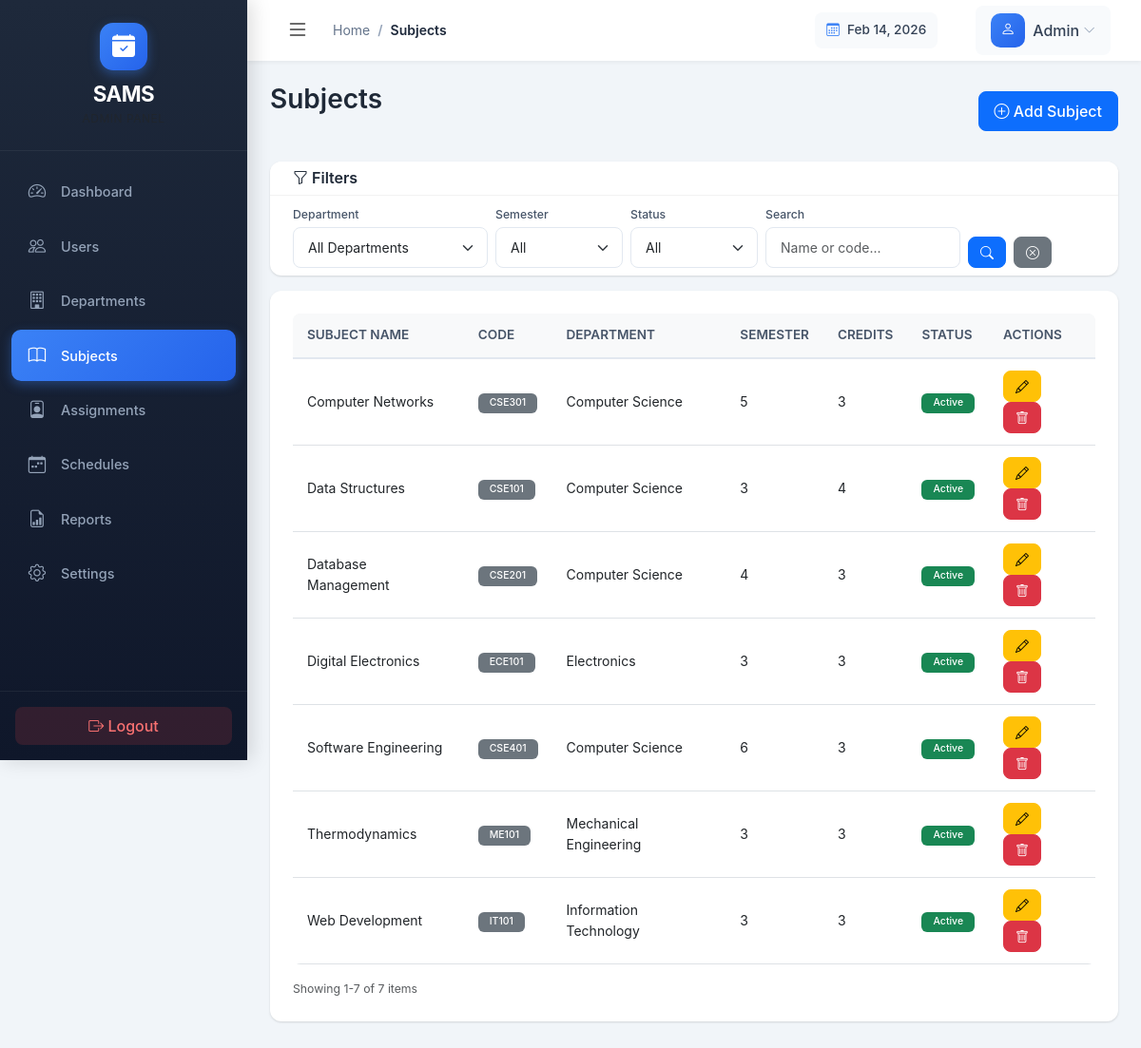
Page /admin/subjects.php (signed in) on the committed database.
### tables this page shows
CREATE TABLE subjects (
    id INT PRIMARY KEY AUTO_INCREMENT,
    name VARCHAR(100) NOT NULL,
    code VARCHAR(20) UNIQUE NOT NULL,
    department_id INT NOT NULL,
    credits INT DEFAULT 3,
    semester INT,
    description TEXT,
    is_active BOOLEAN DEFAULT TRUE,
    created_at TIMESTAMP DEFAULT CURRENT_TIMESTAMP,
    updated_at TIMESTAMP DEFAULT CURRENT_TIMESTAMP ON UPDATE CURRENT_TIMESTAMP,
    FOREIGN KEY (department_id) REFERENCES departments(id) ON DELETE CASCADE,
    INDEX idx_department (department_id),
    INDEX idx_code (code),
    INDEX idx_semester (semester),
    INDEX idx_active (is_active)
);

CREATE TABLE departments (
    id INT PRIMARY KEY AUTO_INCREMENT,
    name VARCHAR(100) NOT NULL,
    code VARCHAR(20) UNIQUE NOT NULL,
    description TEXT,
    hod_id INT,
    is_active BOOLEAN DEFAULT TRUE,
    created_at TIMESTAMP DEFAULT CURRENT_TIMESTAMP,
    updated_at TIMESTAMP DEFAULT CURRENT_TIMESTAMP ON UPDATE CURRENT_TIMESTAMP,
    FOREIGN KEY (hod_id) REFERENCES users(id) ON DELETE SET NULL,
    INDEX idx_code (code),
    INDEX idx_active (is_active)
);

### public/admin/subjects.php (the view, shortened to what this page needs)
<?php
$database = new Database();
$db = $database->getConnection();
$subjects = [];
if ($db) {
    try {
        $stmt = $db->query("SELECT s.*, d.name as department_name
                           FROM subjects s
                           LEFT JOIN departments d ON s.department_id = d.id
                           ORDER BY s.name");
        $subjects = $stmt->fetchAll();
    } catch (Exception $e) {
        error_log($e->getMessage());
    }
}
$pageTitle = 'Subjects';
?>
<!DOCTYPE html>
<html lang="en">
<head>
    <link href="https://cdn.jsdelivr.net/npm/bootstrap@5.3.0/dist/css/bootstrap.min.css" rel="stylesheet">
    <link rel="stylesheet" href="https://cdn.jsdelivr.net/npm/bootstrap-icons@1.11.0/font/bootstrap-icons.css">
    <link rel="stylesheet" href="../assets/css/admin.css">
</head>
<body>
    <?php include '../includes/sidebar.php'; ?>
    <div class="main-content">
        <?php include '../includes/navbar.php'; ?>
        <div id="alertContainer" class="position-fixed top-0 end-0 p-3" style="z-index: 1050;"></div>
        <div class="content-wrapper">
            <div class="d-flex justify-content-between align-items-center mb-4">
                <h2>Subjects</h2>
                <button class="btn btn-primary" data-bs-toggle="modal" data-bs-target="#addSubjectModal">
                    <i class="bi bi-plus-circle"></i> Add Subject
                </button>
            </div>
            <div class="card mb-3">
                <div class="card-header py-2">
                    <h6 class="mb-0"><i class="bi bi-funnel"></i> Filters</h6>
                </div>
                <div class="card-body py-2">
                    <div class="row g-2 align-items-end">
                        <div class="col-md-3">
                            <label class="form-label small mb-1">Department</label>
                            <select class="form-select form-select-sm" id="filterDepartment">
                                <option value="">All Departments</option>
                            </select>
                        </div>
                        <div class="col-md-2">
                            <label class="form-label small mb-1">Semester</label>
                            <select class="form-select form-select-sm" id="filterSemester">
                                <option value="">All</option>
                            </select>
                        </div>
                        <div class="col-md-2">
                            <label class="form-label small mb-1">Status</label>
                            <select class="form-select form-select-sm" id="filterStatus">
                                <option value="">All</option>
                            </select>
                        </div>
                        <div class="col-md-3">
                            <label class="form-label small mb-1">Search</label>
                            <input type="text" class="form-control form-control-sm" id="searchInput" placeholder="Name or code...">
                        </div>
                        <div class="col-md-2">
                            <button class="btn btn-sm btn-primary me-1" onclick="applyFilters()"><i class="bi bi-search"></i></button>
                            <button class="btn btn-sm btn-secondary" onclick="resetFilters()"><i class="bi bi-x-circle"></i></button>
                        </div>
                    </div>
                </div>
            </div>
            <div class="card">
                <div class="card-body">
                    <div class="table-responsive">
                        <table class="table table-hover">
                            <thead class="table-light">
                                <tr>
                                    <th>Subject Name</th>
                                    <th>Code</th>
                                    <th>Department</th>
                                    <th>Semester</th>
                                    <th>Credits</th>
                                    <th>Status</th>
                                    <th>Actions</th>
                                </tr>
                            </thead>
                            <tbody>
                                <?php if(empty($subjects)): ?>
                                <tr>
                                    <td colspan="7" class="text-center text-muted py-4">No subjects found</td>
                                </tr>
                                <?php else: foreach($subjects as $subject): ?>
                                <tr>
                                    <td><?php echo htmlspecialchars($subject['name']); ?></td>
                                    <td><span class="badge bg-secondary"><?php echo htmlspecialchars($subject['code']); ?></span></td>
                                    <td><?php echo htmlspecialchars($subject['department_name'] ?? '-'); ?></td>
                                    <td><?php echo htmlspecialchars($subject['semester'] ?? '-'); ?></td>
                                    <td><?php echo htmlspecialchars($subject['credits'] ?? '-'); ?></td>
                                    <td>
                                        <?php echo $subject['is_active'] ? '<span class="badge bg-success">Active</span>' : '<span class="badge bg-danger">Inactive</span>'; ?>
                                    </td>
                                    <td>
                                        <button class="btn btn-sm btn-warning" onclick="editSubject(<?php echo $subject['id']; ?>)" title="Edit"><i class="bi bi-pencil"></i></button>
                                        <button class="btn btn-sm btn-danger" onclick="deleteSubject(<?php echo $subject['id']; ?>)" title="Delete"><i class="bi bi-trash"></i></button>
                                    </td>
                                </tr>
                                <?php endforeach; endif; ?>
                            </tbody>
                        </table>
                    </div>
                    <div class="d-flex justify-content-between align-items-center mt-3">
                        <div class="text-muted small">
                            Showing <span id="showingStart">1</span>-<span id="showingEnd">10</span> of <span id="totalItems"><?php echo count($subjects); ?></span> items
                        </div>
                    </div>
                </div>
            </div>
        </div>
    </div>
</body>
</html>

### public/includes/sidebar.php
<?php
$currentPage = basename($_SERVER['PHP_SELF']);
$menuItems = [
    ['page' => 'index.php', 'icon' => 'bi-speedometer2', 'label' => 'Dashboard', 'tooltip' => 'Dashboard'],
    ['page' => 'users.php', 'icon' => 'bi-people', 'label' => 'Users', 'tooltip' => 'Users'],
    ['page' => 'departments.php', 'icon' => 'bi-building', 'label' => 'Departments', 'tooltip' => 'Departments'],
    ['page' => 'subjects.php', 'icon' => 'bi-book', 'label' => 'Subjects', 'tooltip' => 'Subjects'],
    ['page' => 'teacher-assignments.php', 'icon' => 'bi-person-badge', 'label' => 'Assignments', 'tooltip' => 'Teacher Assignments'],
    ['page' => 'schedules.php', 'icon' => 'bi-calendar-week', 'label' => 'Schedules', 'tooltip' => 'Schedules'],
    ['page' => 'reports.php', 'icon' => 'bi-file-earmark-bar-graph', 'label' => 'Reports', 'tooltip' => 'Reports'],
    ['page' => 'settings.php', 'icon' => 'bi-gear', 'label' => 'Settings', 'tooltip' => 'Settings'],
];
?>
<div class="sidebar" id="sidebar">
    <div class="sidebar-header">
        <div class="sidebar-logo">
            <i class="bi bi-calendar-check-fill"></i>
        </div>
        <h4>SAMS</h4>
        <p class="text-muted small mb-0">Admin Panel</p>
    </div>
    <ul class="nav flex-column">
        <?php foreach ($menuItems as $item): ?>
        <li class="nav-item">
            <a class="nav-link <?php echo $currentPage === $item['page'] ? 'active' : ''; ?>"
               href="<?php echo $item['page']; ?>"
               data-tooltip="<?php echo $item['tooltip']; ?>">
                <i class="bi <?php echo $item['icon']; ?>"></i>
                <span><?php echo $item['label']; ?></span>
            </a>
        </li>
        <?php endforeach; ?>
    </ul>
    <div class="sidebar-footer">
        <a href="#" onclick="logout(); return false;" class="btn btn-logout w-100">
            <i class="bi bi-box-arrow-right"></i> <span>Logout</span>
        </a>
    </div>
</div>

### public/includes/navbar.php (shortened to what this page needs)
<?php
$pageTitle = $pageTitle ?? 'Dashboard';
?>
<nav class="navbar navbar-expand-lg">
    <div class="container-fluid">
        <div class="d-flex align-items-center">
            <button class="btn btn-toggle-sidebar" id="sidebarToggle" title="Toggle Sidebar">
                <i class="bi bi-list"></i>
            </button>
            <nav aria-label="breadcrumb" class="d-none d-md-block">
                <ol class="breadcrumb mb-0">
                    <li class="breadcrumb-item"><a href="index.php">Home</a></li>
                    <li class="breadcrumb-item active" aria-current="page"><?php echo htmlspecialchars($pageTitle); ?></li>
                </ol>
            </nav>
        </div>
        <div class="d-flex align-items-center navbar-actions">
            <div class="navbar-datetime d-none d-md-flex">
                <div class="datetime-box">
                    <i class="bi bi-calendar3"></i>
                    <span><?php echo date('M d, Y'); ?></span>
                </div>
            </div>
            <div class="dropdown user-dropdown">
                <button class="btn btn-user" data-bs-toggle="dropdown" title="User Menu">
                    <div class="user-avatar-sm">
                        <i class="bi bi-person"></i>
                    </div>
                    <span class="d-none d-lg-inline ms-2"><?php echo htmlspecialchars($_SESSION['user_name'] ?? 'Admin'); ?></span>
                    <i class="bi bi-chevron-down ms-1 d-none d-lg-inline"></i>
                </button>
            </div>
        </div>
    </div>
</nav>

### rows in the picture
subjects: name "Computer Networks", code "CSE301", department.name "Computer Science", semester "5", credits "3", is_active "Active"
subjects: name "Data Structures", code "CSE101", department.name "Computer Science", semester "3", credits "4", is_active "Active"
subjects: name "Database Management", code "CSE201", department.name "Computer Science", semester "4", credits "3", is_active "Active"
subjects: name "Digital Electronics", code "ECE101", department.name "Electronics", semester "3", credits "3", is_active "Active"
subjects: name "Software Engineering", code "CSE401", department.name "Computer Science", semester "6", credits "3", is_active "Active"
subjects: name "Thermodynamics", code "ME101", department.name "Mechanical Engineering", semester "3", credits "3", is_active "Active"
subjects: name "Web Development", code "IT101", department.name "Information Technology", semester "3", credits "3", is_active "Active"

### other values in the picture
$item['label'] "Dashboard"
$item['label'] "Users"
$item['label'] "Departments"
$item['label'] "Subjects"
$item['label'] "Assignments"
$item['label'] "Schedules"
$item['label'] "Reports"
$item['label'] "Settings"
$pageTitle "Subjects"
$_SESSION['user_name'] "Admin"
count($subjects) "7"
